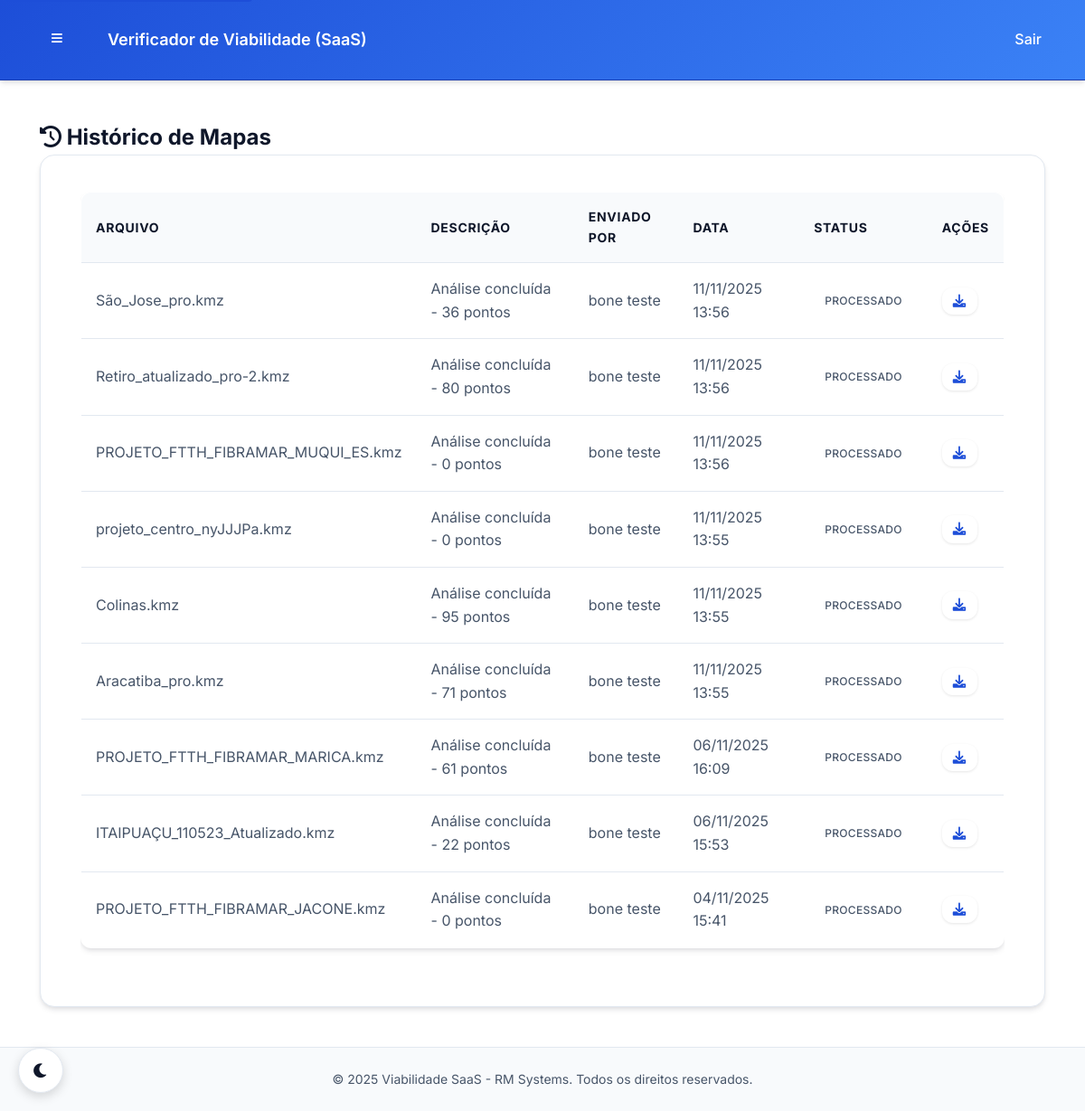
/fibramar/verificador/historico/ (signed in), run on the app's committed database.
### core/models.py (models this page shows, shortened)
class CTOMapFile(models.Model):
    FILE_TYPES = [
        ('kml', 'KML'),
        ('kmz', 'KMZ'),
        ('csv', 'CSV'),
        ('xls', 'XLS'),
        ('xlsx', 'XLSX'),
    ]
    PROCESSING_STATUS = [
        ('pending', 'Pendente'),
        ('processing', 'Processando'),
        ('completed', 'Concluído'),
        ('failed', 'Falhou'),
    ]
    file = models.FileField(upload_to="cto_maps/", verbose_name="Arquivo")
    description = models.CharField(max_length=255, blank=True, verbose_name="Descrição")
    file_type = models.CharField(max_length=10, choices=FILE_TYPES, default='csv', verbose_name="Tipo de Arquivo")
    company = models.ForeignKey(
        Company,
        on_delete=models.CASCADE,
        related_name='cto_maps',
        verbose_name="Empresa"
    )
    uploaded_by = models.ForeignKey(
        CustomUser,
        on_delete=models.CASCADE,
        related_name='uploaded_maps',
        verbose_name="Enviado por"
    )
    uploaded_at = models.DateTimeField(auto_now_add=True, verbose_name="Enviado em")
    processing_status = models.CharField(
        max_length=20,
        choices=PROCESSING_STATUS,
        default='pending',
        verbose_name="Status de Processamento"
    )
    is_processed = models.BooleanField(default=False, verbose_name="Processado")
    processed_at = models.DateTimeField(null=True, blank=True, verbose_name="Processado em")
    analysis_id = models.CharField(max_length=100, blank=True, verbose_name="ID da Análise")
    viability_score = models.IntegerField(null=True, blank=True, verbose_name="Score de Viabilidade")
    processing_time = models.FloatField(null=True, blank=True, verbose_name="Tempo de Processamento (s)")
    analysis_results = models.JSONField(default=dict, blank=True, verbose_name="Resultados da Análise")
    issues_found = models.JSONField(default=list, blank=True, verbose_name="Problemas Encontrados")
    recommendations = models.JSONField(default=list, blank=True, verbose_name="Recomendações")
    file_size = models.BigIntegerField(null=True, blank=True, verbose_name="Tamanho do Arquivo (bytes)")
    coordinates_count = models.IntegerField(null=True, blank=True, verbose_name="Número de Coordenadas")
    updated_at = models.DateTimeField(auto_now=True, verbose_name="Atualizado em")
    class Meta:
        verbose_name = "Mapa CTO"
        verbose_name_plural = "Mapas CTO"
        ordering = ['-uploaded_at']
        indexes = [
            models.Index(fields=['company', 'processing_status']),
            models.Index(fields=['uploaded_by', 'uploaded_at']),
            models.Index(fields=['file_type', 'is_processed']),
        ]
    @property
    def file_name(self):
        return os.path.basename(self.file.name) if self.file else ""

class CustomUser(AbstractUser):
    USER_ROLES = [
        ('RM', 'Administrador RM'),  # Você e o Bone
        ('COMPANY_ADMIN', 'Administrador da Empresa'),  # Admin da empresa cliente
        ('COMPANY_USER', 'Usuário da Empresa'),  # Usuário comum da empresa
    ]
    role = models.CharField(
        max_length=20,
        choices=USER_ROLES,
        default='COMPANY_USER',
        verbose_name="Função"
    )
    company = models.ForeignKey(
        Company,
        on_delete=models.CASCADE,
        null=True,
        blank=True,
        related_name='users',
        verbose_name="Empresa"
    )
    phone = models.CharField(max_length=20, blank=True, verbose_name="Telefone")
    created_at = models.DateTimeField(auto_now_add=True, verbose_name="Criado em")
    updated_at = models.DateTimeField(auto_now=True, verbose_name="Atualizado em")
    class Meta:
        verbose_name = "Usuário"
        verbose_name_plural = "Usuários"
    @property
    def is_rm_admin(self):
        return self.role == 'RM' or self.is_superuser
    @property
    def is_company_admin(self):
        return self.role == 'COMPANY_ADMIN'
    def get_full_name(self):
        if self.first_name and self.last_name:
            return f"{self.first_name} {self.last_name}"
        return self.username

### core/views.py (the view)
@login_required
@company_access_required(require_admin=False, allow_user_role=False)
def company_map_history(request, company_slug):
    company = get_object_or_404(Company, slug=company_slug)
    maps = CTOMapFile.objects.filter(company=company).order_by('-uploaded_at')
    return render(request, 'company/maps/history.html', {'maps': maps, 'company': company})

### templates/company/maps/history.html (shortened to what this page needs)
{% extends 'base.html' %}
{% block content %}
<div class="container-fluid">
  <div class="row">
    <div class="col-12">
      <div class="d-flex justify-content-between align-items-center mb-4">
        <h2>
          <i class="fas fa-history me-2"></i>
          Histórico de Mapas
        </h2>
      </div>
      {% if maps %}
      <div class="card">
        <div class="card-body">
          <div class="table-responsive">
            <table class="table table-hover align-middle">
              <thead>
                <tr>
                  <th>Arquivo</th>
                  <th>Descrição</th>
                  <th>Enviado por</th>
                  <th>Data</th>
                  <th>Status</th>
                  <th class="text-end">Ações</th>
                </tr>
              </thead>
              <tbody>
                {% for m in maps %}
                <tr>
                  <td>{{ m.file_name }}</td>
                  <td>{{ m.description|default:'-' }}</td>
                  <td>{{ m.uploaded_by.get_full_name|default:m.uploaded_by.username }}</td>
                  <td>{{ m.uploaded_at|date:'d/m/Y H:i' }}</td>
                  <td>
                    {% if m.is_processed %}
                      <span class="badge bg-success">Processado</span>
                    {% else %}
                      <span class="badge bg-warning text-dark">Pendente</span>
                    {% endif %}
                  </td>
                  <td class="text-end">
                    <a href="{% url 'company:map_download' company_slug=company.slug pk=m.id %}" class="btn btn-sm btn-outline-primary">
                      <i class="fas fa-download"></i>
                    </a>
                  </td>
                </tr>
                {% endfor %}
              </tbody>
            </table>
          </div>
        </div>
      </div>
      {% else %}
      <div class="alert alert-info">
        <i class="fas fa-info-circle"></i> Nenhum mapa encontrado para {{ company.name }}.
      </div>
      {% endif %}
    </div>
  </div>
</div>
{% endblock %}

### static/css/theme_colors.css (style rules this page uses)
:root { --rm-primary: #1D4ED8; --rm-primary-dark: #1E40AF; --rm-primary-light: #3B82F6; --rm-primary-50: #EFF6FF; --rm-primary-100: #DBEAFE; --rm-gray-900: #0F172A; --rm-gray-800: #1E293B; --rm-gray-700: #334155; --rm-gray-600: #475569; --rm-gray-500: #64748B; --rm-gray-400: #94A3B8; --rm-gray-300: #CBD5E1; --rm-gray-200: #E2E8F0; --rm-gray-100: #F1F5F9; --rm-gray-50: #F8FAFC; --rm-white: #FFFFFF; --rm-black: #000000; --rm-success: #10B981; --rm-success-dark: #059669; --rm-warning: #F59E0B; --rm-warning-dark: #D97706; --rm-error: #EF4444; --rm-error-dark: #DC2626; --rm-info: #3B82F6; --rm-gradient-primary: linear-gradient(135deg, #1D4ED8 0%, #3B82F6 100%); --rm-gradient-secondary: linear-gradient(135deg, #F8FAFC 0%, #EFF6FF 100%); --rm-gradient-dark: linear-gradient(135deg, #0F172A 0%, #1E293B 100%); --rm-shadow-sm: 0 1px 2px 0 rgba(15, 23, 42, 0.05); --rm-shadow: 0 4px 6px -1px rgba(15, 23, 42, 0.1), 0 2px 4px -1px rgba(15, 23, 42, 0.06); --rm-shadow-md: 0 10px 15px -3px rgba(15, 23, 42, 0.1), 0 4px 6px -2px rgba(15, 23, 42, 0.05); --rm-shadow-lg: 0 20px 25px -5px rgba(15, 23, 42, 0.1), 0 10px 10px -5px rgba(15, 23, 42, 0.04); --rm-shadow-xl: 0 25px 50px -12px rgba(15, 23, 42, 0.25); --rm-border-radius-sm: 0.25rem; --rm-border-radius-md: 0.5rem; --rm-border-radius-lg: 0.75rem; --rm-border-radius-xl: 1rem; --rm-border-radius-full: 9999px; --rm-bg-primary: var(--rm-white); --rm-bg-secondary: var(--rm-gray-50); --rm-bg-tertiary: var(--rm-gray-100); --rm-bg-accent: var(--rm-primary-50); --rm-text-primary: var(--rm-gray-900); --rm-text-secondary: var(--rm-gray-600); --rm-text-tertiary: var(--rm-gray-500); --rm-text-inverse: var(--rm-white); --rm-border-primary: var(--rm-gray-200); --rm-border-secondary: var(--rm-gray-300); --rm-border-accent: var(--rm-primary-100); --rm-card-bg: var(--rm-white); --rm-card-border: var(--rm-gray-200); --rm-card-shadow: var(--rm-shadow); --rm-input-bg: var(--rm-white); --rm-input-border: var(--rm-gray-300); --rm-input-focus: var(--rm-primary); --rm-button-primary: var(--rm-primary); --rm-button-primary-hover: var(--rm-primary-dark); --rm-button-secondary: var(--rm-gray-100); --rm-button-secondary-hover: var(--rm-gray-200); --rm-nav-bg: var(--rm-white); --rm-nav-border: var(--rm-gray-200); --rm-nav-shadow: var(--rm-shadow-sm); --rm-sidebar-bg: var(--rm-gray-50); --rm-sidebar-border: var(--rm-gray-200); --rm-header-bg: var(--rm-gradient-primary); --rm-header-border: var(--rm-primary-dark); --rm-header-shadow: var(--rm-shadow); --rm-footer-bg: var(--rm-gray-50); --rm-footer-border: var(--rm-gray-200); --rm-footer-text: var(--rm-gray-600); }
* { transition: background-color 0.3s ease, border-color 0.3s ease, color 0.3s ease, box-shadow 0.3s ease; }

### static/css/global.css (style rules this page uses)
body { background-color: var(--rm-bg-primary); color: var(--rm-text-primary); transition: background-color 0.3s ease, color 0.3s ease; }

### templates/base.html (style rules this page uses)
.card, .upload-area { margin: 0 auto; }
.row { display: flex; flex-wrap: wrap; margin: 0 -15px; }
.row > [class*="col-"] { padding: 0 15px; box-sizing: border-box; }

### data on the page
CTOMapFile: file_name "São_Jose_pro.kmz", description "Análise concluída - 36 pontos", uploaded_by.get_full_name "bone teste", uploaded_at "11/11/2025 13:56", is_processed "PROCESSADO"
CTOMapFile: file_name "Retiro_atualizado_pro-2.kmz", description "Análise concluída - 80 pontos", uploaded_by.get_full_name "bone teste", uploaded_at "11/11/2025 13:56", is_processed "PROCESSADO"
CTOMapFile: file_name "PROJETO_FTTH_FIBRAMAR_MUQUI_ES.kmz", description "Análise concluída - 0 pontos", uploaded_by.get_full_name "bone teste", uploaded_at "11/11/2025 13:56", is_processed "PROCESSADO"
CTOMapFile: file_name "projeto_centro_nyJJJPa.kmz", description "Análise concluída - 0 pontos", uploaded_by.get_full_name "bone teste", uploaded_at "11/11/2025 13:55", is_processed "PROCESSADO"
CTOMapFile: file_name "Colinas.kmz", description "Análise concluída - 95 pontos", uploaded_by.get_full_name "bone teste", uploaded_at "11/11/2025 13:55", is_processed "PROCESSADO"
CTOMapFile: file_name "Aracatiba_pro.kmz", description "Análise concluída - 71 pontos", uploaded_by.get_full_name "bone teste", uploaded_at "11/11/2025 13:55", is_processed "PROCESSADO"
CTOMapFile: file_name "PROJETO_FTTH_FIBRAMAR_MARICA.kmz", description "Análise concluída - 61 pontos", uploaded_by.get_full_name "bone teste", uploaded_at "06/11/2025 16:09", is_processed "PROCESSADO"
CTOMapFile: file_name "ITAIPUAÇU_110523_Atualizado.kmz", description "Análise concluída - 22 pontos", uploaded_by.get_full_name "bone teste", uploaded_at "06/11/2025 15:53", is_processed "PROCESSADO"
CTOMapFile: file_name "PROJETO_FTTH_FIBRAMAR_JACONE.kmz", description "Análise concluída - 0 pontos", uploaded_by.get_full_name "bone teste", uploaded_at "04/11/2025 15:41", is_processed "PROCESSADO"
